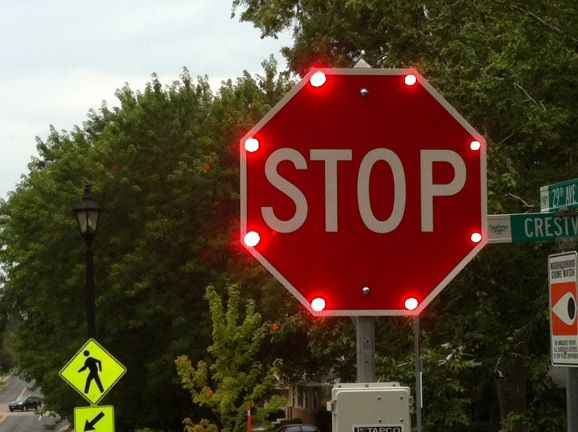
#> input picture Homework_2/images/stop_signs/stop_sign_04.jpg, 578 x 432 px; its folder holds 5 pictures in this run
$ python main.py
#> lines starting #> are read from the running program, lines starting #| are printed output that depends on the picture
### Homework_2/Task_02/base_filter.py
import numpy as np

class BaseFilter():
	def __init__(self, filter_name, size):
		self.name = filter_name
		self.size = size
		self.filter = np.empty((size, size))

	def filter_image(self, image):
		self.generate_filter()

		x_dim, y_dim, z_dim = image.shape
		new_image = np.empty((x_dim - self.size, y_dim - self.size, 3))

		for x in range(x_dim - self.size):
			for y in range(y_dim - self.size):
				sum_r = 0
				sum_g = 0
				sum_b = 0

				sum_r = np.sum(image[x:x+self.size, y:y+self.size,0] * self.filter)
				sum_g = np.sum(image[x:x+self.size, y:y+self.size,1] * self.filter)
				sum_b = np.sum(image[x:x+self.size, y:y+self.size,2] * self.filter)

				# [5 lines of commented-out code are left out]

				new_image[x][y][0] = sum_r
				new_image[x][y][1] = sum_g
				new_image[x][y][2] = sum_b

		new_image = new_image.astype(int)
		return new_image

	def generate_filter(self):
		raise Exception("Must be implemented")

### Homework_2/Task_02/gaussian_filter.py
import math
import numpy as np

from Task_02.base_filter import BaseFilter

class GaussianFilter(BaseFilter):
	def __init__(self, size):
		super().__init__("gaussian_filter", size)

	def generate_filter(self, sigma=1):
		length = int(self.size / 2)
		# height = int(self.size / 2)

		one_d_filter = [np.exp(-z * z / (2 * sigma * sigma)) / np.sqrt(2 * np.pi * sigma * sigma) for z in range(-length, length + 1)]
		self.filter = np.outer(one_d_filter, one_d_filter)
		self.filter /= self.filter.sum()

		return self.filter

### Homework_2/Task_02/box_filter.py
import math
import numpy as np

from Task_02.base_filter import BaseFilter

class BoxFilter(BaseFilter):
	def __init__(self, size):
		super().__init__("box_filter", size)

	def generate_filter(self):
		self.filter = np.ones(shape=(self.size, self.size))
		self.filter /= self.filter.size

		return self.filter

### Homework_2/Task_02/main.py

import math
import numpy as np
import os
import sys
import matplotlib.pyplot as plt
import matplotlib.image as mpimg

from Task_02.gaussian_filter import GaussianFilter
from Task_02.box_filter import BoxFilter

current_dir_path = os.path.dirname(os.path.abspath(os.path.dirname(__file__)))
argv = sys.argv

def load_image(image_name):
#> called with image_name = 'stop_sign_04.jpg'
	path_to_image = os.path.join(current_dir_path, "images", "stop_signs", image_name)
	image_matrix = mpimg.imread(path_to_image)
#> image_matrix is the input picture: shape (432, 578, 3); mean R, G, B 90.5, 69.8, 51.2
	return image_matrix


def show_image(image):
	plt.imshow(image)
	plt.show()


def run_gaussian_filter(image_matrix):
	# Gaussian Filter
	gauss_filter = GaussianFilter(size=11)
	filter = gauss_filter.generate_filter(sigma=5)
	print(filter.sum())

	for line in filter:
  		print (["%.3f" % x for x in line])

	new_image = gauss_filter.filter_image(image_matrix)
#> after the loop in filter_image, `for x in range(x_dim - self.size):`:
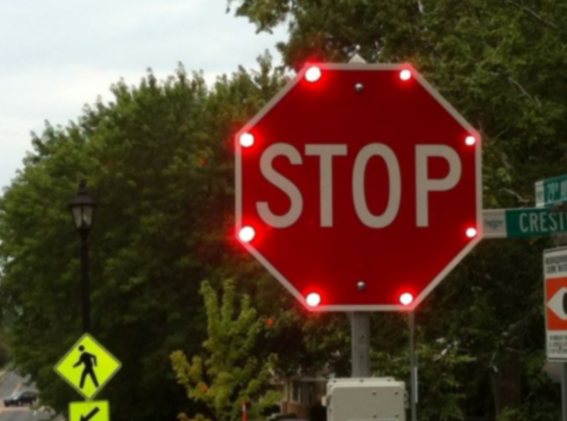
#> new_image: shape (421, 567, 3) float64; mean R, G, B 90.2, 68.5, 49.9
	show_image(new_image)


def run_box_filter(image_matrix):
	# Box Filter
	box_filter = BoxFilter(5)
	filter = box_filter.generate_filter()

	for line in filter:
  		print (["%.3f" % x for x in line])

	new_image = box_filter.filter_image(image_matrix)
#> after the loop in filter_image (call 2), `for x in range(x_dim - self.size):`:
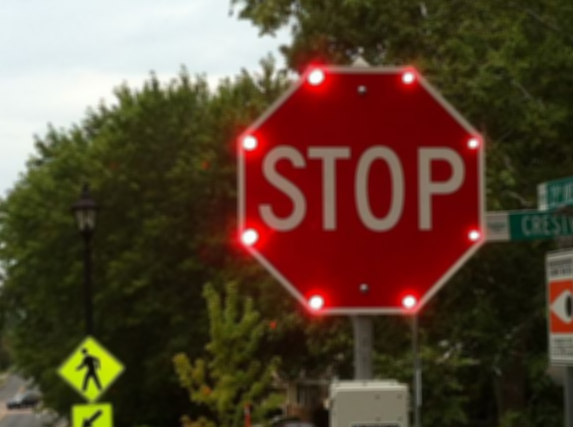
#> new_image: shape (427, 573, 3) float64; mean R, G, B 90.5, 69.3, 50.7
	show_image(new_image)


def main():
	image_matrix = load_image("stop_sign_04.jpg")
	show_image(image_matrix)

	if len(argv) == 1:
		run_gaussian_filter(image_matrix)
		run_box_filter(image_matrix)
	else:
		if argv[1] == "gaussian":
			run_gaussian_filter(image_matrix)

		if argv[1] == "box":
			run_box_filter(image_matrix)

if __name__ == "__main__":
	main()
